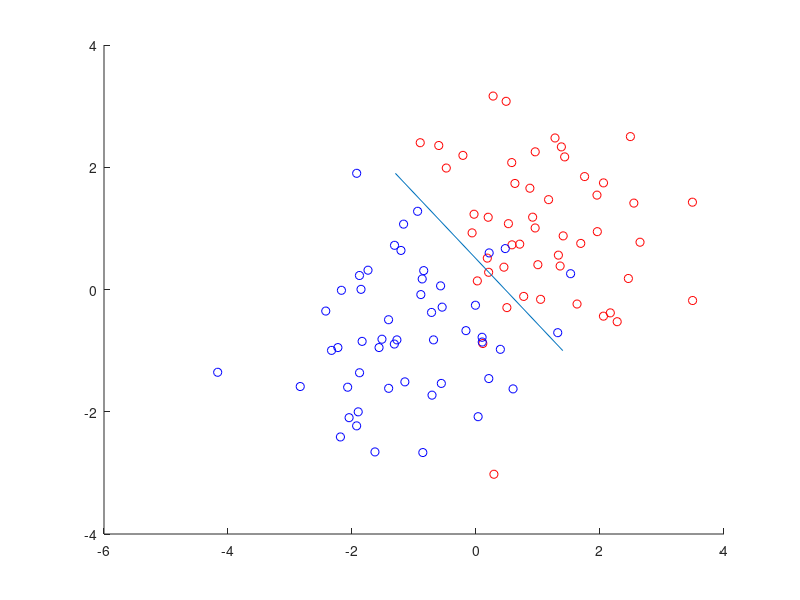

The MATLAB source for this figure: (Note: this script raises an error after producing the figure.)
rng('default')
rng(666)

[X1, X2, Y1, Y2] = deal(randn(50, 2) + 1,  ...
    randn(51, 2) - 1, ones(50, 1), -ones(51, 1));
figure; hold on; plot(X1(:,1),X1(:,2), 'ro');
plot(X2(:,1),X2(:,2), 'bo')
hold off;

line([-1.3, 1.4], [1.9, -1])

load iris.mat;

gam = 1; degrees = {[1 1], [1 2], [1 3], [1 4], [1 5], [1 6]};
params = cellfun(@(degree) ...
    {Xtrain, Ytrain, 'c', gam, degree, 'poly_kernel'}, ...
    degrees, 'UniformOutput', false);
polyModels = cellfun(@(x) trainlssvm(x), params, ...
    'UniformOutput',false);

polyModelSim = cellfun(@(model) simlssvm(...
    {model.xtrain, model.ytrain, model.type, model.gam, model.kernel_pars, model.kernel_type}, ...
    {model.alpha, model.b}, Xtest), polyModels,'UniformOutput', false);

polyPerf = cellfun(@(sim) ...
    [sum(sim ~= Ytest), sum(sim ~= Ytest)/length(Ytest)*100], polyModelSim, ...
    'UniformOutput', false);

plotterPoly = @(model) plotlssvm({model.xtrain, model.ytrain, model.type, ...
    model.gam, model.kernel_pars, model.kernel_type}, {
model.alpha, model.b});
plotterPoly(polyModels{5})

gam = 1; sigmas = [0.001, 0.005, 0.01, 0.1, 1, 2, 10, 30, 50, 100];
RBFParams = arrayfun(@(sigma) {Xtrain, Ytrain, 'c', gam, sigma,'RBF_kernel'}, ...
    sigmas, 'UniformOutput', false);
RBFModels = cellfun(@(param) trainlssvm(param), ...
    RBFParams, 'UniformOutput',false);
RBFModelSim = cellfun(@(model) simlssvm({model.xtrain, model.ytrain, model.type, ...
    model.gam, model.kernel_pars, model.kernel_type}, ...
    {model.alpha, model.b}, Xtest), RBFModels,'UniformOutput', false);
RBFPerf = cellfun(@(sim) [sum(sim ~= Ytest), sum(sim ~= Ytest)/length(Ytest)*100], ...
    RBFModelSim, 'UniformOutput', false);

sigma = 0.01; gams = [0.1, 1, 2, 5, 10, 30, 50, 100];
RBFParamsG = arrayfun(@(gamPar) {Xtrain, Ytrain, 'c', gamPar, sigma,'RBF_kernel'}, ...
    gams, 'UniformOutput', false);
RBFModelsG = cellfun(@(param) trainlssvm(param), ...
    RBFParamsG, 'UniformOutput', false);
RBFModelSimG = cellfun(@(model) simlssvm({model.xtrain, model.ytrain, model.type, ...
    model.gam, model.kernel_pars, model.kernel_type}, ...
    {model.alpha, model.b}, Xtest), RBFModelsG, 'UniformOutput', false);
RBFPerfG = cellfun(@(sim) [sum(sim ~= Ytest), ...
    sum(sim ~= Ytest)/length(Ytest)*100], RBFModelSimG, 'UniformOutput', false);

plotterRBF = @(model) plotlssvm({model.xtrain, model.ytrain, model.type, ...
    model.gam, model.kernel_pars, model.kernel_type}, {
model.alpha, model.b});
plotterRBF(RBFModelsG{4})

gams = 10e-3:10e2:10e3; sigmas = 10e-3:10e2:10e3;
[sigmasMesh, gamsMesh] = meshgrid(sigmas, gams);
parameterSpace = num2cell([gamsMesh(:), sigmasMesh(:)], 2);

randomPerfList = cellfun(@(cell) rsplitvalidate({ Xtrain , Ytrain , 'c', ...
    cell(:, 1), cell(:, 2), 'RBF_kernel'}, 0.80,'misclass'), parameterSpace);
plot(randomPerfList)

tenFoldPerfList = cellfun(@(cell) crossvalidate({ Xtrain , Ytrain , 'c', ...
    cell(:, 1), cell(:, 2), 'RBF_kernel'}, 10,'misclass'), parameterSpace);
plot(tenFoldPerfList)

leaveOnePerfList = cellfun(@(cell) leaveoneout({ Xtrain , Ytrain , 'c', ...
    cell(:, 1), cell(:, 2), 'RBF_kernel'}, 'misclass'), parameterSpace);
plot(leaveOnePerfList)

parameterSpace{20}

[gamSimp, sigSimp, costSimp] = tunelssvm({Xtrain, Ytrain, 'c', ...
    [], [], 'RBF_kernel'}, 'simplex', 'crossvalidatelssvm', {10, 'misclass'});

[gamBrute, sigBrute, costBrute] = tunelssvm({Xtrain, Ytrain, 'c', ...
    [], [], 'RBF_kernel'}, 'gridsearch', 'crossvalidatelssvm', {10, 'misclass'});

rng('default')
rng(666)

finModel = {Xtrain, Ytrain, 'c', gamSimp, sigSimp, 'RBF_kernel'};
finParams = trainlssvm(finModel);
[Yest, Ylatent] = simlssvm(finModel, {finParams.alpha, finParams.b}, Xtest);
roc(Ylatent, Ytest)

bay_modoutClass(finModel, 'figure'); colorbar;

bay_modoutClass(RBFModelsG{4}, 'figure'); colorbar;

brutModel = {Xtrain, Ytrain, 'c', gamBrute, sigBrute, 'RBF_kernel'};
figure;
bay_modoutClass(brutModel, 'figure'); colorbar;

ripleyDat = load('ripley.mat');

figure;
gscatter(ripleyDat.Xtrain(:, 1), ripleyDat.Xtrain(:, 2), ripleyDat.Ytrain)

[ripleyModel, ripleyYest, ripleyYlatent] = RBFModelBuilder(ripleyDat.Xtrain, ripleyDat.Ytrain, ripleyDat.Xtest);
plotlssvm({ripleyModel.xtrain, ripleyModel.ytrain, ripleyModel.type, ...
    ripleyModel.gam, ripleyModel.kernel_pars, ripleyModel.kernel_type}, {ripleyModel.alpha, ripleyModel.b});
roc(ripleyYlatent, ripleyDat.Ytest)

breastDat = load('breast.mat');
gscatter(breastDat.trainset(:, 1), breastDat.trainset(:, 2), breastDat.labels_train)

[breastModel, breastYest, breastYlatent] = RBFModelBuilder(breastDat.trainset, breastDat.labels_train, breastDat.testset);
roc(breastYlatent, breastDat.labels_test)

diabetesDat = load('diabetes.mat');
gscatter(diabetesDat.trainset(:, 1), diabetesDat.trainset(:, 2), diabetesDat.labels_train)

[diabetesModel, diabetesYest, diabetesYlatent] = RBFModelBuilder(diabetesDat.trainset, diabetesDat.labels_train, diabetesDat.testset);
roc(diabetesYlatent, diabetesDat.labels_test)

function [trainedModel, Yest, Ylatent] = RBFModelBuilder(Xtrain, Ytrain, Xtest)
[gamSimp, sigSimp, ~] = tunelssvm({Xtrain, Ytrain, 'c', ...
    [], [], 'RBF_kernel'}, 'simplex', 'crossvalidatelssvm', {10, 'misclass'});
modelSpec= {Xtrain, Ytrain, 'c', gamSimp, sigSimp, 'RBF_kernel'};
trainedModel = trainlssvm(modelSpec);
[Yest, Ylatent] = simlssvm(modelSpec, {trainedModel.alpha, trainedModel.b}, Xtest);
end